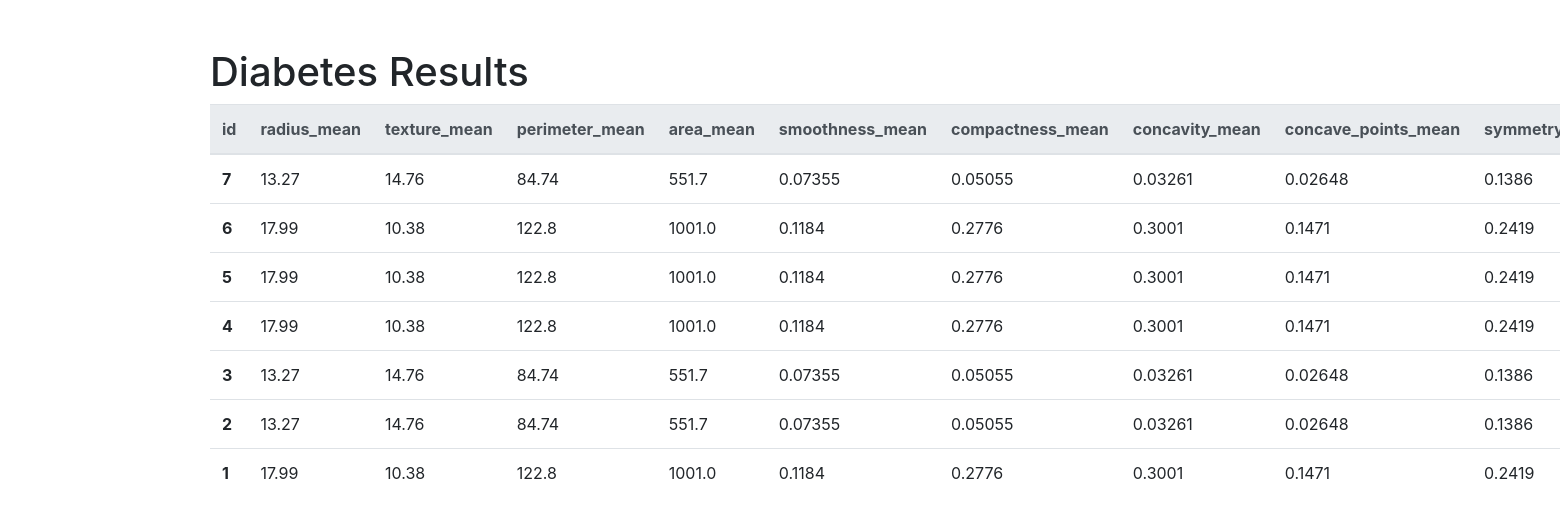
The app's page /predict_breast/results_breast/ with its own data.
### brstDiease/models.py (models this page shows, shortened)
class BrstPredResults(models.Model):
    radius_mean = models.FloatField()
    texture_mean = models.FloatField()
    perimeter_mean = models.FloatField()
    area_mean = models.FloatField()
    smoothness_mean = models.FloatField()
    compactness_mean = models.FloatField()
    concavity_mean = models.FloatField()
    concave_points_mean = models.FloatField()
    symmetry_mean = models.FloatField()
    fractal_dimension_mean = models.FloatField()
    radius_se = models.FloatField()
    texture_se = models.FloatField()
    perimeter_se = models.FloatField()
    area_se = models.FloatField()
    smoothness_se = models.FloatField()
    compactness_se = models.FloatField()
    concavity_se = models.FloatField()
    concave_points_se = models.FloatField()
    symmetry_se = models.FloatField()
    fractal_dimension_se = models.FloatField()
    radius_worst = models.FloatField()
    texture_worst = models.FloatField()
    perimeter_worst = models.FloatField()
    area_worst = models.FloatField()
    smoothness_worst = models.FloatField()
    compactness_worst = models.FloatField()
    concavity_worst = models.FloatField()
    concave_points_worst = models.FloatField()
    symmetry_worst = models.FloatField()
    fractal_dimension_worst = models.FloatField()
    PredictRes = models.CharField(max_length=30)
    Accuracy = models.FloatField()

### brstDiease/views.py (the view)
# urls.py: path('predict_breast/results_breast/', views.view_brst),
def view_brst(request):
    data = {"dataset": BrstPredResults.objects.all().order_by("-id")}
    return render(request, "dbview/dbbrst.html", data)

### templates/dbview/dbbrst.html (shortened to what this page needs)
<!DOCTYPE html>
<html lang="en">
<head>
    <link rel="stylesheet" href="https://stackpath.bootstrapcdn.com/bootstrap/4.1.3/css/bootstrap.min.css">
</head>
<body>
    <div class="container pt-5">
        <div class="row">
            <h1>Diabetes Results</h1>
            <table class="table table-hover">
                <thead class="thead-light">
                    <tr>
                        <th scope="col">id</th>
                        <th scope="col">radius_mean</th>
                        <th scope="col">texture_mean</th>
                        <th scope="col">perimeter_mean</th>
                        <th scope="col">area_mean</th>
                        <th scope="col">smoothness_mean</th>
                        <th scope="col">compactness_mean</th>
                        <th scope="col">concavity_mean</th>
                        <th scope="col">concave_points_mean</th>
                        <th scope="col">symmetry_mean</th>
                    </tr>
                </thead>
                <tbody>
                    {% for data in dataset %}
                    <tr>
                        <th scope="row">{{ data.id }}</th>
                        <td>{{ data.radius_mean }}</td>
                        <td>{{ data.texture_mean }}</td>
                        <td>{{ data.perimeter_mean }}</td>
                        <td>{{ data.area_mean }}</td>
                        <td>{{ data.smoothness_mean }}</td>
                        <td>{{ data.compactness_mean }}</td>
                        <td>{{ data.concavity_mean }}</td>
                        <td>{{ data.concave_points_mean }}</td>
                        <td>{{ data.symmetry_mean }}</td>
                    </tr>
                    {% endfor %}
                </tbody>
            </table>
        </div>
    </div>
</body>
</html>

### records on screen
BrstPredResults: id "7", radius_mean "13.27", texture_mean "14.76", perimeter_mean "84.74", area_mean "551.7", smoothness_mean "0.07355", compactness_mean "0.05055", concavity_mean "0.03261", concave_points_mean "0.02648", symmetry_mean "0.1386"
BrstPredResults: id "6", radius_mean "17.99", texture_mean "10.38", perimeter_mean "122.8", area_mean "1001.0", smoothness_mean "0.1184", compactness_mean "0.2776", concavity_mean "0.3001", concave_points_mean "0.1471", symmetry_mean "0.2419"
BrstPredResults: id "5", radius_mean "17.99", texture_mean "10.38", perimeter_mean "122.8", area_mean "1001.0", smoothness_mean "0.1184", compactness_mean "0.2776", concavity_mean "0.3001", concave_points_mean "0.1471", symmetry_mean "0.2419"
BrstPredResults: id "4", radius_mean "17.99", texture_mean "10.38", perimeter_mean "122.8", area_mean "1001.0", smoothness_mean "0.1184", compactness_mean "0.2776", concavity_mean "0.3001", concave_points_mean "0.1471", symmetry_mean "0.2419"
BrstPredResults: id "3", radius_mean "13.27", texture_mean "14.76", perimeter_mean "84.74", area_mean "551.7", smoothness_mean "0.07355", compactness_mean "0.05055", concavity_mean "0.03261", concave_points_mean "0.02648", symmetry_mean "0.1386"
BrstPredResults: id "2", radius_mean "13.27", texture_mean "14.76", perimeter_mean "84.74", area_mean "551.7", smoothness_mean "0.07355", compactness_mean "0.05055", concavity_mean "0.03261", concave_points_mean "0.02648", symmetry_mean "0.1386"
BrstPredResults: id "1", radius_mean "17.99", texture_mean "10.38", perimeter_mean "122.8", area_mean "1001.0", smoothness_mean "0.1184", compactness_mean "0.2776", concavity_mean "0.3001", concave_points_mean "0.1471", symmetry_mean "0.2419"
